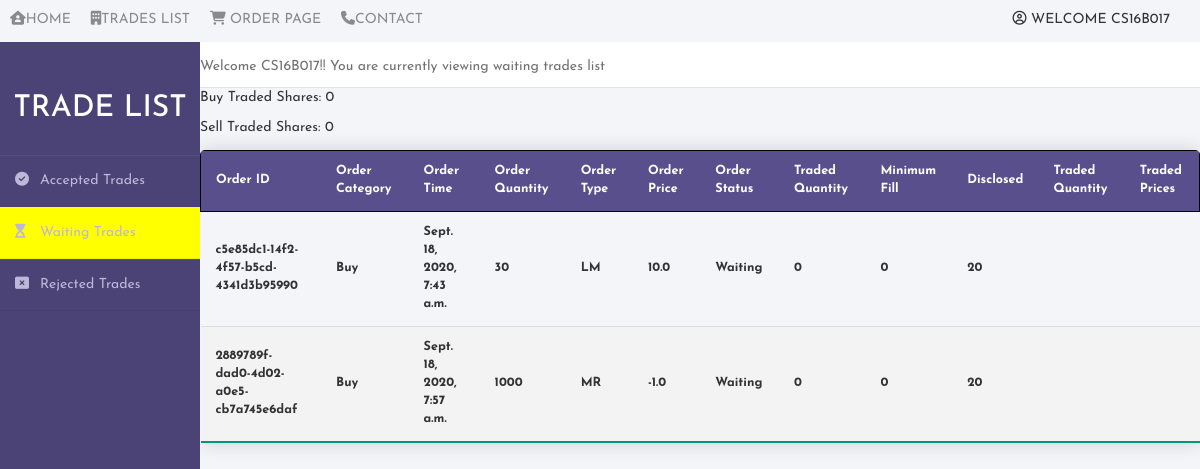
The app's page /waiting/ (signed in) with its own data.
### ordergenerator/models.py (models this page shows, shortened)
class Order(models.Model):
	TYPE_CHOICES = [("LM", "Limit"),("MR","Market"),]
	CAT_CHOICES  = [("Buy","Buy"), ("Sell","Sell")]
	order_id           = models.UUIDField(editable=False, default=uuid.uuid4)
	order_category     = models.CharField(null=False,blank=False, max_length=10, choices = CAT_CHOICES)
	order_time         = models.DateTimeField(editable=False, default=datetime.datetime.now)
	order_quantity     = models.IntegerField(null=False, blank=False ,default =100)
	order_type         = models.CharField(null=False,blank=False, choices = TYPE_CHOICES, max_length=10,default = "MR")
	order_price        = models.FloatField(null=False,blank=False,default = 100)
	All_or_none        = models.BooleanField(null=True,blank=True)
	Minimum_fill       = models.IntegerField(null=True,blank=True)
	Disclosed_Quantity = models.IntegerField(null=True, blank=True)
	user_id            = models.CharField(null=False, blank=False, max_length=100, default = 'YAUID')
	order_status       = models.CharField(editable=False, max_length=10, default='Waiting')
	traded_quantity    = models.IntegerField(null = False, editable=False, default = 0)
	trade_price_list   = models.TextField(null = False, editable=False, default = '',max_length=200)
	trade_quant_list   = models.TextField(null = False, editable=False, default = '',max_length=200)
	trade_id           = models.CharField(null = False, editable=False, default='',max_length=100)

### ordermatching/views.py (the view)
# urls.py: path('waiting/', views.waiting, name = 'waiting-list'),
def waiting(request):
	if 'username' not in request.session:
		return redirect('signin-page')
	waiting_list = Order.objects.all().filter(order_status = 'Waiting')
	buy = Order.objects.all().filter(order_category = 'Buy')
	sell = Order.objects.all().filter(order_category = 'Sell')
	buy_shares = 0
	sell_shares = 0
	for order in buy:
		buy_shares += order.traded_quantity
	for order in sell:
		sell_shares += order.traded_quantity
	return render(request, 'tradeslist/waiting/waiting.html', {'waiting_list': waiting_list, 'buy_shares': buy_shares, 'sell_shares': sell_shares})

### ordermatching/templates/tradeslist/waiting/waiting.html (shortened to what this page needs)
{% extends "tradeslist/base.html" %}
{% block trades-list %}
	{% if request.session.username %}
		<div class="nav-link-wrapper">
			<a href="{% url 'accepted-list' %}"><i class="fas fa-building"></i>Trades List</a>
		</div>
		<div class="nav-link-wrapper">
			<a href="{% url 'order-page' %}"><i class="fas fa-shopping-cart"></i> Order Page</a>
		</div>
	{% endif %}
{% endblock %}
{% block main-content %}
<div class="wrapper">
    <div class="sidebar">
        <h2>Trade List</h2>
        <ul>
            <li><a href="{% url 'accepted-list' %}"><i class="fas fa-check-circle"></i>Accepted Trades</a></li>
            <li style="background-color: yellow;"><a href="{% url 'waiting-list' %}"><i class="fas fa-hourglass-start"></i>Waiting Trades</a></li>
            <li><a href="{% url 'rejected-list' %}"><i class="fas fa-window-close"></i>Rejected Trades</a></li>
        </ul>
    </div>
    <div class="main_content">
        <div class="header">
        	<p>Welcome {{ request.session.username }}!! You are currently viewing waiting trades list</p>
        </div>
        <p>Buy Traded Shares: {{buy_shares}}</p>
		<p>Sell Traded Shares: {{sell_shares}}</p>
        <table class="content-table">
			  <thead>
			    <tr>
					<th>Order ID</th>
					<th>Order Category</th>
					<th>Order Time</th>
					<th>Order Quantity</th>
					<th>Order Type</th>
					<th>Order Price</th>
					<th>Order Status</th>
					<th>Traded Quantity</th>
					<th>Minimum Fill</th>
					<th>Disclosed</th>
					<th>Traded Quantity</th>
					<th>Traded Prices</th>
			    </tr>
			  </thead>
			  <tbody>
			  	{% if waiting_list %}
			    {% for order in waiting_list %}
					<tr>
						<th>{{order.order_id}}</th>
						<th>{{order.order_category}}</th>
						<th>{{order.order_time}}</th>
						<th>{{order.order_quantity}}</th>
						<th>{{order.order_type}}</th>
						<th>{{order.order_price}}</th>
						<th>{{order.order_status}}</th>
						<th>{{order.traded_quantity}}</th>
						<th>{{order.Minimum_fill}}</th>
						<th>{{order.Disclosed_Quantity}}</th>
						<th>{{order.trade_quant_list}}</th>
						<th>{{order.trade_price_list}}</th>
					</tr>
				{% endfor %}
				{% else %}
					<tr>
						<th colspan="12" style="text-align: center;"> No Orders to Display</th>
					</tr>
				{% endif %}
			  </tbody>
		</table>
    </div>
</div>
{% endblock %}

### ordermatching/static/tradeslist/tradeslist.css (style rules this page uses)
.nav-wrapper>.left-side>div { margin-right: 20px; font-size: =0.9em; text-transform: uppercase; }
.nav-link-wrapper { height: 22px; border-bottom: 1px solid transparent; transition:border-bottom 0.5s; }
.nav-link-wrapper a { color: #8a8a8a; text-decoration: none; transition: color 0.5s; }
* { margin: 0; padding: 0; box-sizing: border-box; list-style: none; text-decoration: none; font-family: 'Josefin Sans', sans-serif; }
body { background-color: #f3f5f9; width: 100%; }
.wrapper { display: flex; position: relative; min-height: 800px; }
.wrapper .sidebar { width: 200px; height: 100%; background: #4b4276; padding: 30px 0px; position: fixed; }
.wrapper .sidebar h2 { color: #fff; text-transform: uppercase; text-align: center; margin-bottom: 30px; }
.wrapper .sidebar ul li { padding: 15px; border-bottom: 1px solid #bdb8d7; border-bottom: 1px solid rgba(0,0,0,0.05); border-top: 1px solid rgba(255,255,255,0.05); }
.wrapper .sidebar ul li a { color: #bdb8d7; display: block; }
.wrapper .sidebar ul li a .fas { width: 25px; }
.wrapper .main_content { width: 100%; margin-left: 200px; }
.wrapper .main_content .header { padding-top: 15px; background: #fff; color: #717171; border-bottom: 1px solid #e0e4e8; }
.wrapper .main_content .header p { animation: slide-left 12s; }
.content-table { border-collapse: collapse; margin: 12px 0; font-size: 0.9em; min-width: 400px; width: 100%; border-radius: 5px 5px 0 0; overflow: hidden; box-shadow: 0 0 20px rgba(0, 0, 0, 0.15); column-width: 20px; }
.content-table thead tr { background-color: #594f8d; color: #ffffff; text-align: center; font-weight: bold; }
.content-table th, .content-table td { padding: 12px 15px; }
.content-table tbody tr { border-bottom: 1px solid #dddddd; }
.content-table tbody tr:nth-of-type(even) { background-color: #f3f3f3; }
.content-table tbody tr:last-of-type { border-bottom: 2px solid #009879; }
.content-table thead tr { border: 1px solid black; }

### records on screen
Order: order_id "c5e85dc1-14f2-4f57-b5cd-4341d3b95990", order_category "Buy", order_time "Sept. 18, 2020, 7:43 a.m.", order_quantity "30", order_type "LM", order_price "10.0", order_status "Waiting", traded_quantity "0", Minimum_fill "0", Disclosed_Quantity "20"
Order: order_id "2889789f-dad0-4d02-a0e5-cb7a745e6daf", order_category "Buy", order_time "Sept. 18, 2020, 7:57 a.m.", order_quantity "1000", order_type "MR", order_price "-1.0", order_status "Waiting", traded_quantity "0", Minimum_fill "0", Disclosed_Quantity "20"

### other values on screen
{{ request.session.username }} "CS16B017"
{{ buy_shares }} "0"
{{ sell_shares }} "0"
